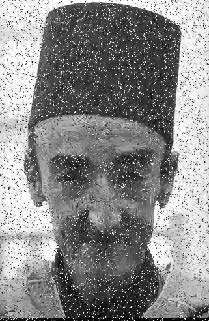
%> input picture data/Integrated Gradients/fig5_gap0.jpg, 209 x 321 px
$ octave draw_fig5_sample_map.m   (GNU Octave 9; MATLAB toolbox functions it lacks are replaced by stand-ins)
%> lines starting %> are read from the running program, lines starting %| are printed output that depends on the picture
clc;
clear;
record_x=[305   209   290   218   271   260   248   239];
record_y=[64    43    31    74    50    75    31    54];

r_g0=[ 10     12     11     11    12     12   10    12 ];
figure(1);
a=imread("data/Integrated Gradients/fig5_gap0.jpg");
%> a is the input picture: size 321x209x3 uint8; min 0, max 255, mean 136.4
a=imresize(a,[481 321]);
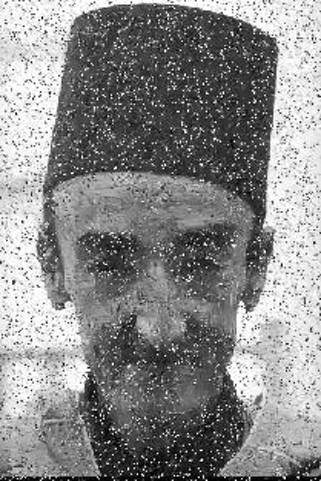
%> a: size 481x321x3 uint8; min 0, max 255, mean 136.3
a=imrotate(a,90);
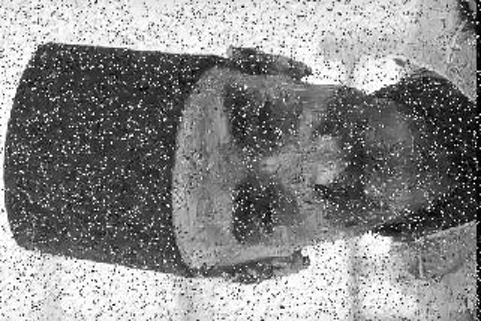
%> a: size 321x481x3 uint8; min 0, max 255, mean 136.3; mean of the top-left, top-right, bottom-left and bottom-right quarters 130.5, 135.9, 142.5, 136.3
c=uint8(zeros(321,481,3));
for i=1:length(record_x)
    s1=sprintf('data/Integrated Gradients/Gaussian_baseline_SP_test_%d.png',i);
%> (the run ends here)
